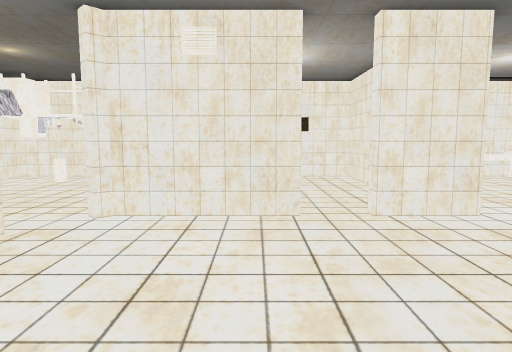
View 1 (above)

24 first-person views from a walk through a 3-D level made in the Unity game engine. The camera is 1.5 m above the floor, tilts 6° down and sees 75° across. Doors are open. The floor is counted in squares, 1 m on a side. Each view is taken from the middle of a square. On the plan, view 1 faces up. The plan holds only what a view shows up to about 15 squares ahead; the rest is blank. The player is left out. Some surface patterns are stand-ins.

View 2
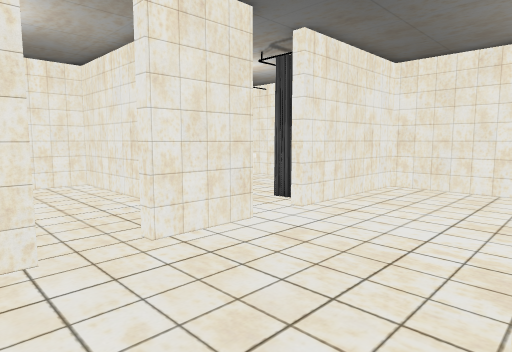

View 3
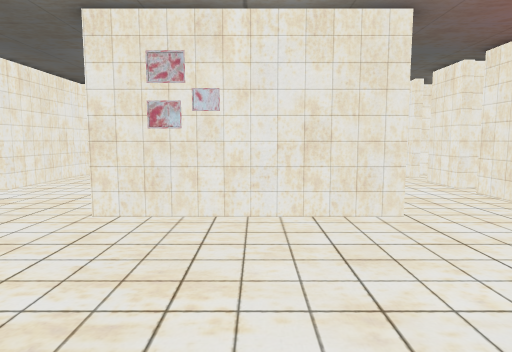

View 4
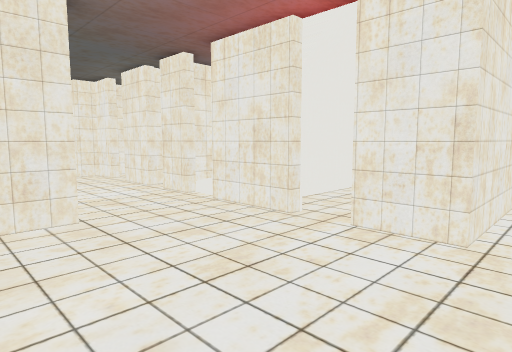

View 5
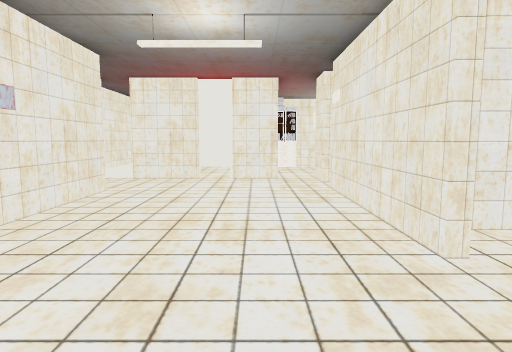

View 6
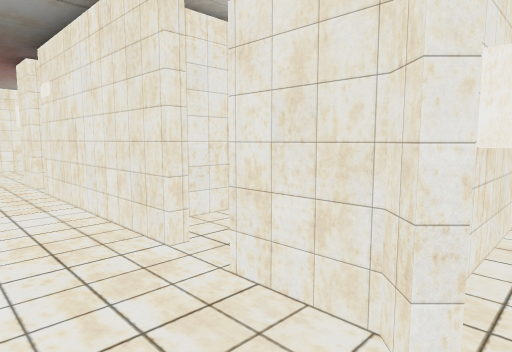

View 7
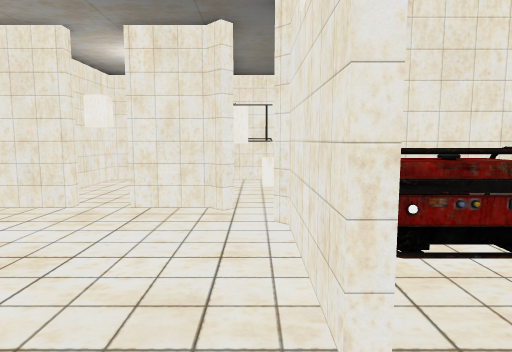

View 8
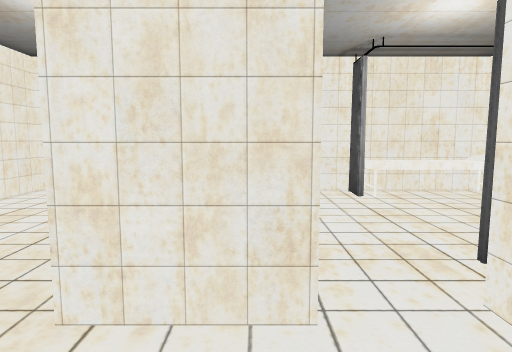

View 9
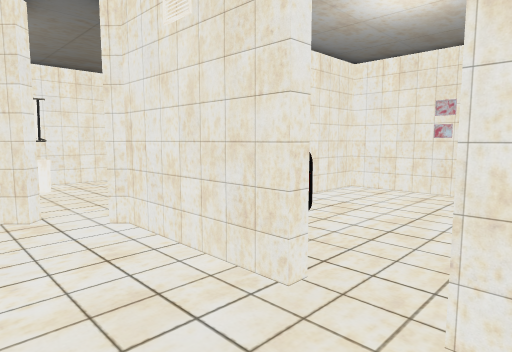

View 10
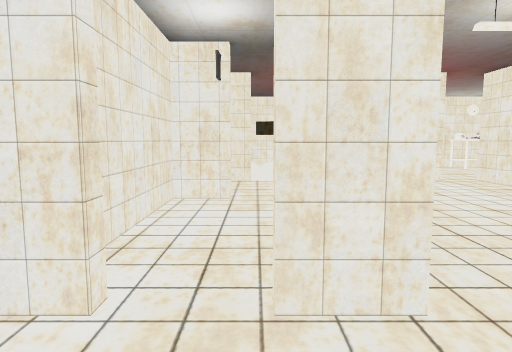

View 11
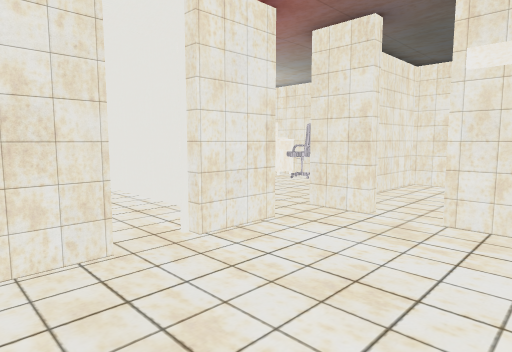

View 12
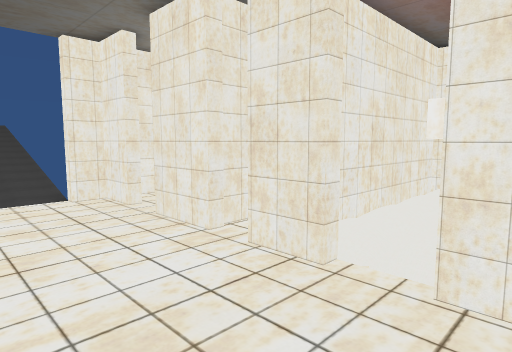

View 13
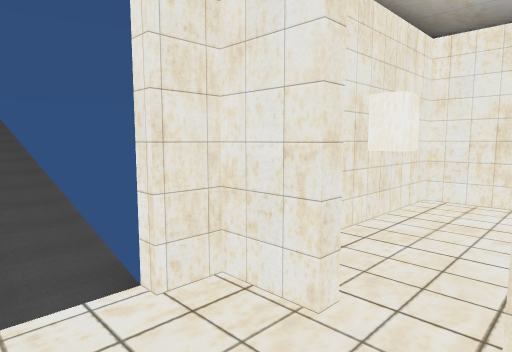

View 14
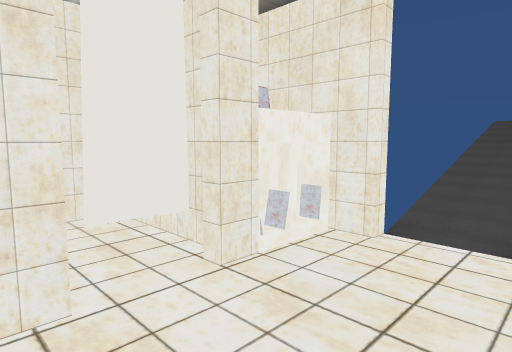

View 15
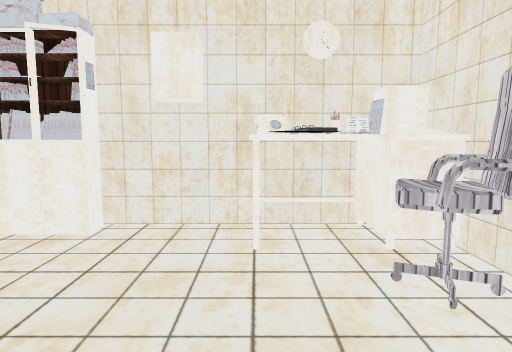

View 16
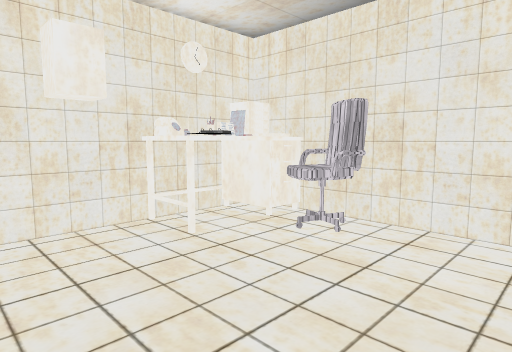

View 17
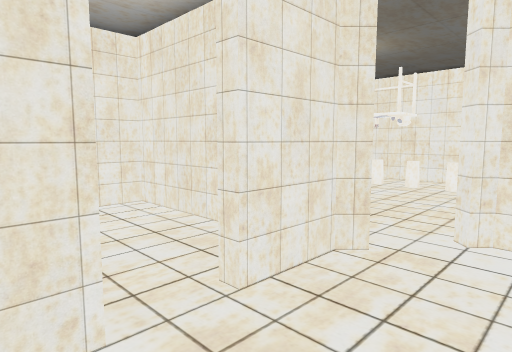

View 18
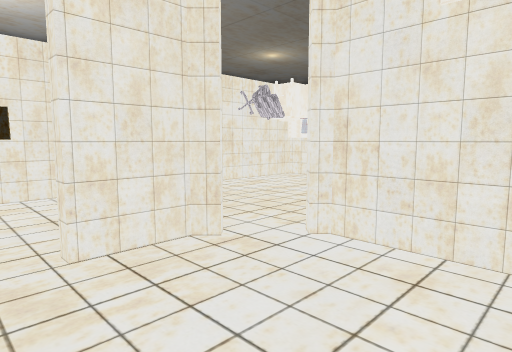

View 19
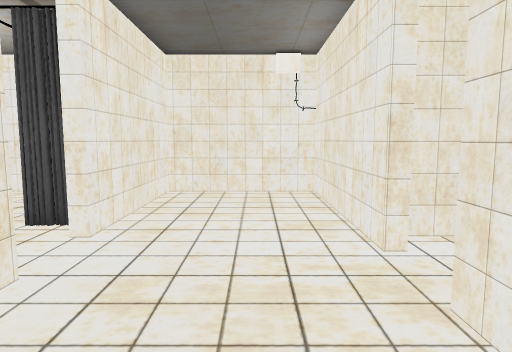

View 20
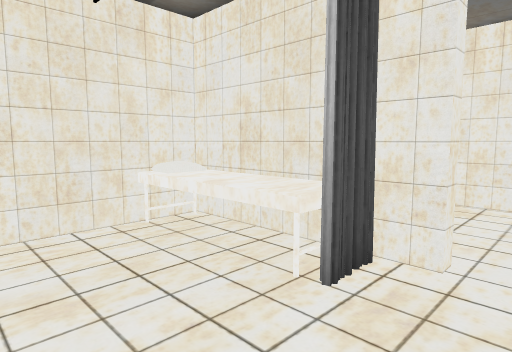

View 21
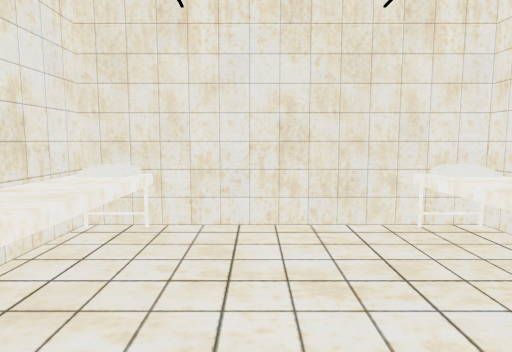

View 22
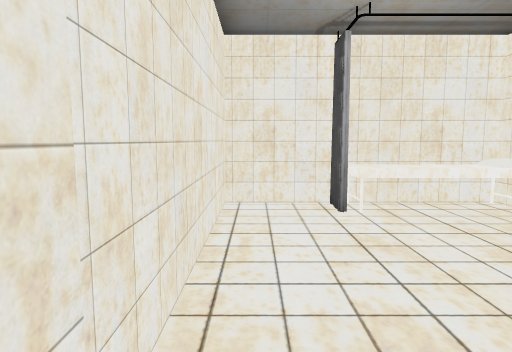

View 23
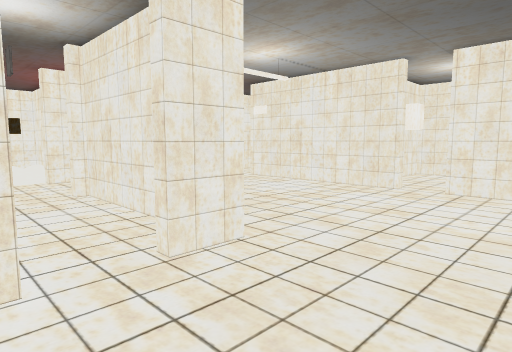

View 24
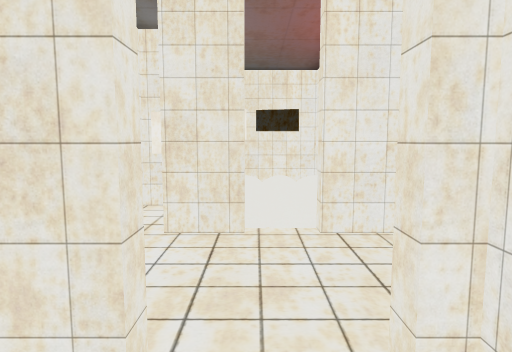

### Floor plan
Key: @ floor where view 1 was taken; # wall or solid block; x gap in a wall; . main floor; : floor 0.25 m higher than the main floor; / step, stairs or slope; D open door; E desk; B bed; G generator; I bin; C chair; A cabinet; O other object.
Columns run from 10 left of view 1 to 18 right of it. Each row starts with its distance up from view 1.
 14 #E###############OBBB#
 13 #E.... #......#..BBBB#
 12 #..OOO #......#......#
 11 #.....   .....#......#
 10 #..... OGG....#......#
  9 #..... OGG....#......#
  8 #......OGG....#..BBBB#
  7 # I...#####DD##..#BBB#
  6 ##IOO DD.............#
  5 #######..............#
  4 #....#...............#
  3 #....x...............#
  2 #....x....... DD######
  1 #... #.......#..#
  0 ######....@..#..###
 -1      #.......#..# .
 -2      #.......#..#..#
 -3      #.......#..#..#A#
 -4  O   #.......#D#####A#
 -5  O ...D..............D///////
 -6 #....xD..............D///////
 -7 ######DD#DD##DD#.#DD##
 -8 # .. ..##  ###x#.# .##
 -9 #......#    #::#.#...#
-10 #......#    #::### ..#
-11 #CC....#    #::#   .OO
-12 #CEE...#    #::#   ..#
-13 #EEE..A#    #:O#   ..#
-14 ########    ####   ###

Positions as (right, up) in squares from view 1, and headings:
1: (0, 0), facing up
2: (0, 2), facing up-right
3: (-4, -1), facing right
4: (-4, -2), facing down-right
5: (-2, 6), facing down
6: (-2, 6), facing down-left
7: (3, 6), facing left
8: (4, 4), facing up
9: (3, 4), facing up-left
10: (4, 5), facing down
11: (2, -3), facing down-left
12: (2, -4), facing down-right
13: (8, -5), facing down-right
14: (6, -7), facing up-right
15: (-7, -8), facing down
16: (-4, -8), facing down-left
17: (-2, 1), facing up-left
18: (0, 2), facing up-left
19: (1, 4), facing right
20: (5, 11), facing down-right
21: (5, 11), facing right
22: (5, 6), facing up
23: (6, 6), facing down-left
24: (4, -2), facing down
